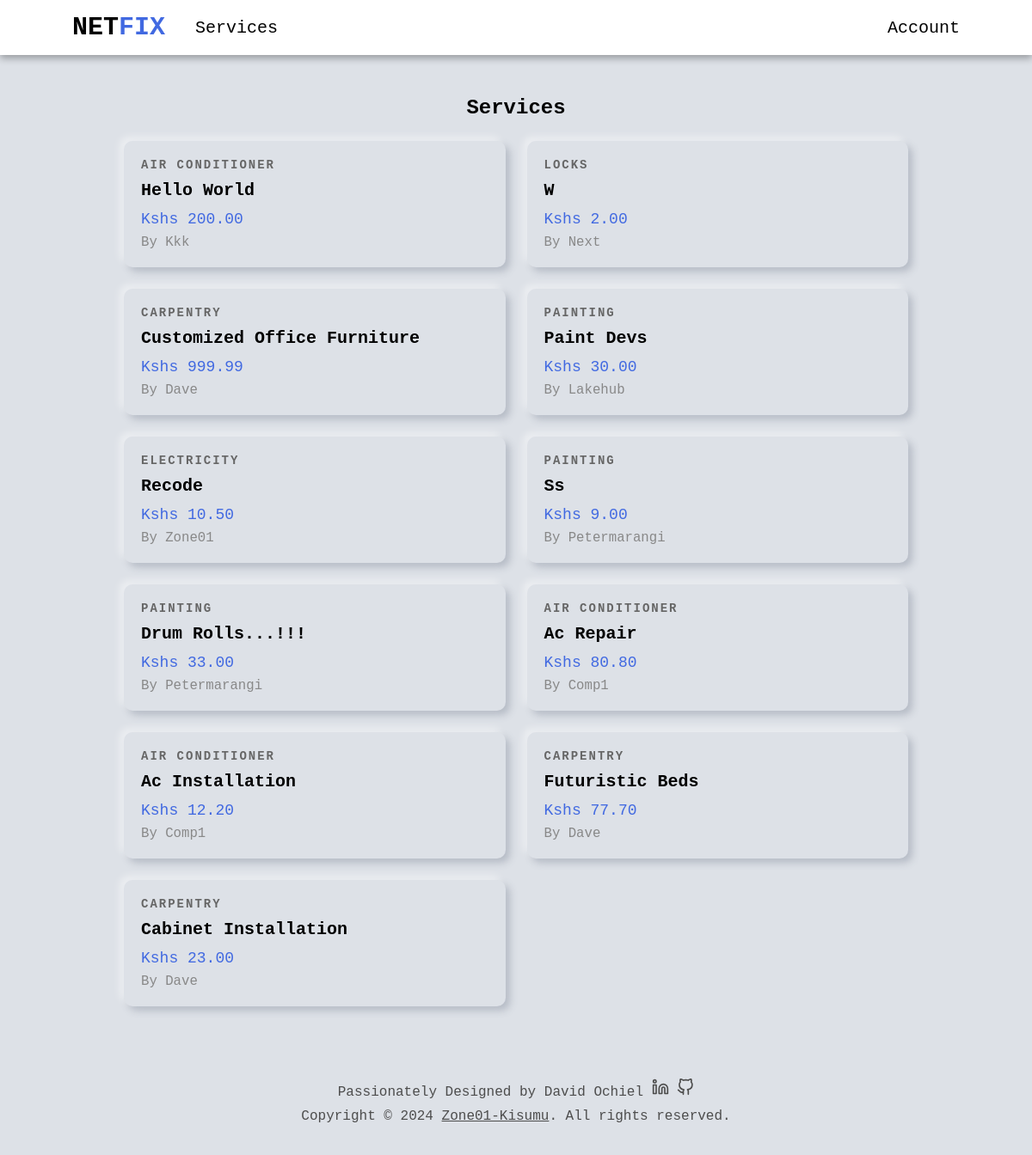
Page /services/ on the committed database.
### services/models.py (models this page shows, shortened)
class Service(models.Model):
    company = models.ForeignKey(Company, default="", on_delete=models.CASCADE)
    name = models.CharField(max_length=40)
    description = models.TextField()
    price_hr = models.DecimalField(decimal_places=2, max_digits=5)
    choices = (
        ('Air Conditioner', 'Air Conditioner'),
        ('Carpentry', 'Carpentry'),
        ('Electricity', 'Electricity'),
        ('Gardening', 'Gardening'),
        ('Home Machines', 'Home Machines'),
        ('Housekeeping', 'Housekeeping'),
        ('Interior Design', 'Interior Design'),
        ('Locks', 'Locks'),
        ('Painting', 'Painting'),
        ('Plumbing', 'Plumbing'),
        ('Water Heaters', 'Water Heaters'),
    )
    field = models.CharField(max_length=30, blank=False, null=False, default="", choices=choices)
    date = models.DateTimeField(auto_now=True, null=False)
    id = models.UUIDField(default=uuid.uuid4, unique=True, primary_key=True, editable=False)

### users/models.py (models this page shows, shortened)
class Company(models.Model):
    user = models.OneToOneField(User, on_delete=models.CASCADE, primary_key=True)
    choices = (
        ('Air Conditioner', 'Air Conditioner'),
        ('All in One', 'All in One'),
        ('Carpentry', 'Carpentry'),
        ('Electricity', 'Electricity'),
        ('Gardening', 'Gardening'),
        ('Home Machines', 'Home Machines'),
        ('Housekeeping', 'Housekeeping'),
        ('Interior Design', 'Interior Design'),
        ('Locks', 'Locks'),
        ('Painting', 'Painting'),
        ('Plumbing', 'Plumbing'),
        ('Water Heaters', 'Water Heaters'),
    )
    field = models.CharField(max_length=30, blank=False, null=False, default="", choices=choices)
    class Meta:
        verbose_name = 'Company'
        verbose_name_plural = 'Companies'
    def __str__(self):
        return self.user.username

class User(AbstractUser):
    is_company = models.BooleanField(default=False)
    is_customer = models.BooleanField(default=False)
    email = models.EmailField(max_length=100, unique=True)
    username = models.CharField(max_length=100, unique=True)
    id = models.UUIDField(default=uuid.uuid4, unique=True, primary_key=True, editable=False) # override the default id field
    USERNAME_FIELD = 'email'
    REQUIRED_FIELDS = ['username']

### services/views.py (the view)
# urls.py: path("", v.service_list, name="service_list"),
def service_list(request):
    services = Service.objects.all().order_by("-date")
    context = {
        "services" : services
    }
    return render(request, 'services/services.html', context)

### services/templates/services/services.html (shortened to what this page needs)
{% extends 'main/base.html' %}
{% block content %}
<section class="non-hero-container">
    <div class="services-header">
        <h1>Services</h1>
    </div>
    {% if services %}
    <div class="services-grid">
        {% for service in services %}
        <a href="{% url 'index' service.id %}" class="service-card">
            <div class="card-content">
                <div class="service-category">{{ service.field }}</div>
                <h2 class="service-name">{{ service.name }}</h2>
                <div class="service-price">Kshs {{ service.price_hr }}</div>
                <div class="service-company">by {{service.company}}</div>
            </div>
        </a>
        {% endfor %}
    </div>
    {% else %}
    <div class="no-services">
        <p>Thanks for stopping by. We currently have no services to offer. Kindly check back soon.</p>
    </div>
    {% endif %}
</section>
{% endblock content %}

### static/css/style.css (style rules this page uses)
* { margin: 0; padding: 0; box-sizing: border-box; font-family: 'Courier New', Courier, monospace; }
:root { --nav-height: 8vh; --default-back: #dde1e7; }
a { text-decoration: none; color: black; }
.non-hero-container { padding: 3rem 12%; }
.services-grid { display: grid; grid-template-columns: repeat(auto-fill, minmax(300px, 1fr)); gap: 25px; }
.services-header { display: flex; align-items: center; justify-content: center; flex-direction: column; margin-bottom: 25px; text-transform: capitalize; }
.service-card { border-radius: 10px; box-shadow: -5px -5px 9px rgba(255,255,255,0.45), 5px 5px 9px rgba(94,104,121,0.3); transition: transform 0.3s; cursor: pointer; text-decoration: none; color: black; display: block; }
.card-content { padding: 20px; }
.service-category { font-size: 14px; font-weight: 800; color: #666; margin-bottom: 10px; text-transform: uppercase; letter-spacing: 2px; }
.service-name { font-size: 20px; text-transform: capitalize; font-weight: bold; margin-bottom: 12px; }
.service-price { font-size: 18px; color: royalblue; margin-bottom: 8px; }
.service-company { font-size: 98%; text-transform: capitalize; color: #888; }

### rows in the picture
Service: field "AIR CONDITIONER", name "Hello World", price_hr "200.00", company "Kkk"
Service: field "LOCKS", name "W", price_hr "2.00", company "Next"
Service: field "CARPENTRY", name "Customized Office Furniture", price_hr "999.99", company "Dave"
Service: field "PAINTING", name "Paint Devs", price_hr "30.00", company "Lakehub"
Service: field "ELECTRICITY", name "Recode", price_hr "10.50", company "Zone01"
Service: field "PAINTING", name "Ss", price_hr "9.00", company "Petermarangi"
Service: field "PAINTING", name "Drum Rolls...!!!", price_hr "33.00", company "Petermarangi"
Service: field "AIR CONDITIONER", name "Ac Repair", price_hr "80.80", company "Comp1"
Service: field "AIR CONDITIONER", name "Ac Installation", price_hr "12.20", company "Comp1"
Service: field "CARPENTRY", name "Futuristic Beds", price_hr "77.70", company "Dave"
Service: field "CARPENTRY", name "Cabinet Installation", price_hr "23.00", company "Dave"
